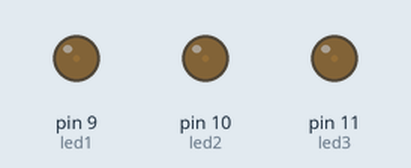
The sketch below on a simulated Arduino Uno, built with avr-gcc and run on an emulated ATmega328P. Shown: output pins drawn as LEDs (lit = HIGH).

Above: at 0.05 s.
At 2.15 s:
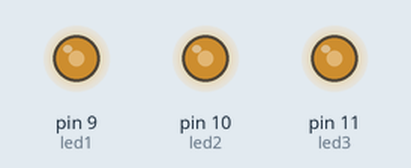
At 3.45 s:
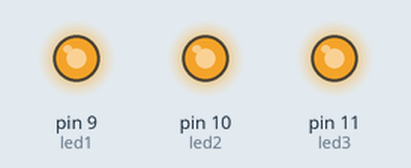
At 6.9 s:
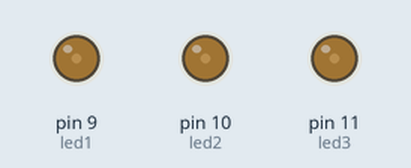
Timing chart, 0 to 10.0 s (numbered marks = the images above):
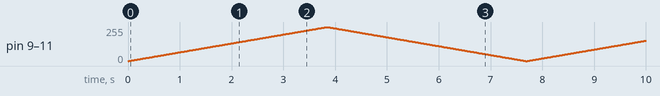

The sketch:

Modulacion_Por_Ancho_de_Pulso.ino
```cpp
int led1 = 9;
int led2 = 10;
int led3 = 11;
int brillo;

void setup(){
    pinMode(led1, OUTPUT);
    pinMode(led2, OUTPUT);
    pinMode(led3, OUTPUT);
}

void loop(){
    for(brillo=0;brillo<=255;brillo++){
        analogWrite(led1, brillo);
        analogWrite(led2, brillo);
        analogWrite(led3, brillo);
        delay(15);
    }

    for(brillo=255;brillo>=0;brillo--){
        analogWrite(led1, brillo);
        analogWrite(led2, brillo);
        analogWrite(led3, brillo);
        delay(15);
    }
}
```
